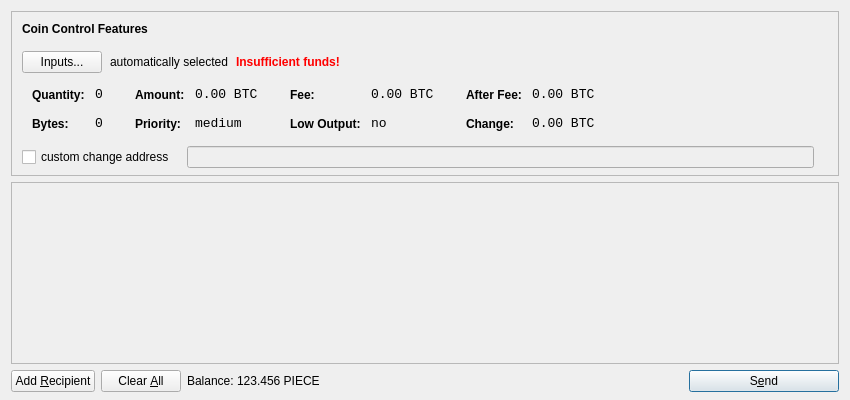
<?xml version="1.0" encoding="UTF-8"?>
<ui version="4.0">
 <class>SendCoinsDialog</class>
 <widget class="QDialog" name="SendCoinsDialog">
  <property name="geometry">
   <rect>
    <x>0</x>
    <y>0</y>
    <width>850</width>
    <height>400</height>
   </rect>
  </property>
  <property name="windowTitle">
   <string>Send Coins</string>
  </property>
  <layout class="QVBoxLayout" name="verticalLayout" stretch="0,1,0">
   <property name="bottomMargin">
    <number>8</number>
   </property>
   <item>
    <widget class="QFrame" name="frameCoinControl">
     <property name="sizePolicy">
      <sizepolicy hsizetype="Expanding" vsizetype="Expanding">
       <horstretch>0</horstretch>
       <verstretch>0</verstretch>
      </sizepolicy>
     </property>
     <property name="maximumSize">
      <size>
       <width>16777215</width>
       <height>16777215</height>
      </size>
     </property>
     <property name="frameShape">
      <enum>QFrame::StyledPanel</enum>
     </property>
     <property name="frameShadow">
      <enum>QFrame::Sunken</enum>
     </property>
     <layout class="QVBoxLayout" name="verticalLayoutCoinControl2">
      <property name="spacing">
       <number>-1</number>
      </property>
      <property name="leftMargin">
       <number>0</number>
      </property>
      <property name="topMargin">
       <number>0</number>
      </property>
      <property name="rightMargin">
       <number>0</number>
      </property>
      <property name="bottomMargin">
       <number>6</number>
      </property>
      <item>
       <layout class="QVBoxLayout" name="verticalLayoutCoinControl" stretch="0,0,0,0,1">
        <property name="spacing">
         <number>0</number>
        </property>
        <property name="leftMargin">
         <number>10</number>
        </property>
        <property name="topMargin">
         <number>10</number>
        </property>
        <item>
         <layout class="QHBoxLayout" name="horizontalLayoutCoinControl1">
          <property name="bottomMargin">
           <number>15</number>
          </property>
          <item>
           <widget class="QLabel" name="labelCoinControlFeatures">
            <property name="sizePolicy">
             <sizepolicy hsizetype="Preferred" vsizetype="Maximum">
              <horstretch>0</horstretch>
              <verstretch>0</verstretch>
             </sizepolicy>
            </property>
            <property name="font">
             <font>
              <weight>75</weight>
              <bold>true</bold>
             </font>
            </property>
            <property name="styleSheet">
             <string notr="true">font-weight:bold;</string>
            </property>
            <property name="text">
             <string>Coin Control Features</string>
            </property>
           </widget>
          </item>
         </layout>
        </item>
        <item>
         <layout class="QHBoxLayout" name="horizontalLayoutCoinControl2" stretch="0,0,0,0">
          <property name="spacing">
           <number>8</number>
          </property>
          <property name="bottomMargin">
           <number>10</number>
          </property>
          <item>
           <widget class="QPushButton" name="pushButtonCoinControl">
            <property name="styleSheet">
             <string notr="true"/>
            </property>
            <property name="text">
             <string>Inputs...</string>
            </property>
           </widget>
          </item>
          <item>
           <widget class="QLabel" name="labelCoinControlAutomaticallySelected">
            <property name="text">
             <string>automatically selected</string>
            </property>
            <property name="margin">
             <number>5</number>
            </property>
           </widget>
          </item>
          <item>
           <widget class="QLabel" name="labelCoinControlInsuffFunds">
            <property name="font">
             <font>
              <weight>75</weight>
              <bold>true</bold>
             </font>
            </property>
            <property name="styleSheet">
             <string notr="true">color:red;font-weight:bold;</string>
            </property>
            <property name="text">
             <string>Insufficient funds!</string>
            </property>
            <property name="margin">
             <number>5</number>
            </property>
           </widget>
          </item>
          <item>
           <spacer name="horizontalSpacerCoinControl">
            <property name="orientation">
             <enum>Qt::Horizontal</enum>
            </property>
            <property name="sizeHint" stdset="0">
             <size>
              <width>40</width>
              <height>1</height>
             </size>
            </property>
           </spacer>
          </item>
         </layout>
        </item>
        <item>
         <widget class="QWidget" name="widgetCoinControl" native="true">
          <property name="sizePolicy">
           <sizepolicy hsizetype="Preferred" vsizetype="Preferred">
            <horstretch>0</horstretch>
            <verstretch>0</verstretch>
           </sizepolicy>
          </property>
          <property name="minimumSize">
           <size>
            <width>0</width>
            <height>0</height>
           </size>
          </property>
          <property name="styleSheet">
           <string notr="true"/>
          </property>
          <layout class="QHBoxLayout" name="horizontalLayoutCoinControl5">
           <property name="margin">
            <number>0</number>
           </property>
           <item>
            <layout class="QHBoxLayout" name="horizontalLayoutCoinControl3" stretch="0,0,0,1">
             <property name="spacing">
              <number>20</number>
             </property>
             <property name="topMargin">
              <number>0</number>
             </property>
             <property name="bottomMargin">
              <number>10</number>
             </property>
             <item>
              <layout class="QFormLayout" name="formLayoutCoinControl1">
               <property name="horizontalSpacing">
                <number>10</number>
               </property>
               <property name="verticalSpacing">
                <number>14</number>
               </property>
               <property name="leftMargin">
                <number>10</number>
               </property>
               <property name="topMargin">
                <number>4</number>
               </property>
               <property name="rightMargin">
                <number>6</number>
               </property>
               <item row="0" column="0">
                <widget class="QLabel" name="labelCoinControlQuantityText">
                 <property name="styleSheet">
                  <string notr="true">font-weight:bold;</string>
                 </property>
                 <property name="text">
                  <string>Quantity:</string>
                 </property>
                 <property name="margin">
                  <number>0</number>
                 </property>
                </widget>
               </item>
               <item row="0" column="1">
                <widget class="QLabel" name="labelCoinControlQuantity">
                 <property name="font">
                  <font>
                   <family>Monospace</family>
                   <pointsize>10</pointsize>
                  </font>
                 </property>
                 <property name="cursor">
                  <cursorShape>IBeamCursor</cursorShape>
                 </property>
                 <property name="contextMenuPolicy">
                  <enum>Qt::ActionsContextMenu</enum>
                 </property>
                 <property name="text">
                  <string notr="true">0</string>
                 </property>
                 <property name="margin">
                  <number>0</number>
                 </property>
                 <property name="textInteractionFlags">
                  <set>Qt::LinksAccessibleByMouse|Qt::TextSelectableByKeyboard|Qt::TextSelectableByMouse</set>
                 </property>
                </widget>
               </item>
               <item row="1" column="0">
                <widget class="QLabel" name="labelCoinControlBytesText">
                 <property name="styleSheet">
                  <string notr="true">font-weight:bold;</string>
                 </property>
                 <property name="text">
                  <string>Bytes:</string>
                 </property>
                </widget>
               </item>
               <item row="1" column="1">
                <widget class="QLabel" name="labelCoinControlBytes">
                 <property name="font">
                  <font>
                   <family>Monospace</family>
                   <pointsize>10</pointsize>
                  </font>
                 </property>
                 <property name="cursor">
                  <cursorShape>IBeamCursor</cursorShape>
                 </property>
                 <property name="contextMenuPolicy">
                  <enum>Qt::ActionsContextMenu</enum>
                 </property>
                 <property name="text">
                  <string notr="true">0</string>
                 </property>
                 <property name="textInteractionFlags">
                  <set>Qt::LinksAccessibleByMouse|Qt::TextSelectableByKeyboard|Qt::TextSelectableByMouse</set>
                 </property>
                </widget>
               </item>
              </layout>
             </item>
             <item>
              <layout class="QFormLayout" name="formLayoutCoinControl2">
               <property name="horizontalSpacing">
                <number>10</number>
               </property>
               <property name="verticalSpacing">
                <number>14</number>
               </property>
               <property name="leftMargin">
                <number>6</number>
               </property>
               <property name="topMargin">
                <number>4</number>
               </property>
               <property name="rightMargin">
                <number>6</number>
               </property>
               <item row="0" column="0">
                <widget class="QLabel" name="labelCoinControlAmountText">
                 <property name="styleSheet">
                  <string notr="true">font-weight:bold;</string>
                 </property>
                 <property name="text">
                  <string>Amount:</string>
                 </property>
                 <property name="margin">
                  <number>0</number>
                 </property>
                </widget>
               </item>
               <item row="0" column="1">
                <widget class="QLabel" name="labelCoinControlAmount">
                 <property name="font">
                  <font>
                   <family>Monospace</family>
                   <pointsize>10</pointsize>
                  </font>
                 </property>
                 <property name="cursor">
                  <cursorShape>IBeamCursor</cursorShape>
                 </property>
                 <property name="contextMenuPolicy">
                  <enum>Qt::ActionsContextMenu</enum>
                 </property>
                 <property name="text">
                  <string notr="true">0.00 BTC</string>
                 </property>
                 <property name="textInteractionFlags">
                  <set>Qt::LinksAccessibleByMouse|Qt::TextSelectableByKeyboard|Qt::TextSelectableByMouse</set>
                 </property>
                </widget>
               </item>
               <item row="1" column="0">
                <widget class="QLabel" name="labelCoinControlPriorityText">
                 <property name="styleSheet">
                  <string notr="true">font-weight:bold;</string>
                 </property>
                 <property name="text">
                  <string>Priority:</string>
                 </property>
                </widget>
               </item>
               <item row="1" column="1">
                <widget class="QLabel" name="labelCoinControlPriority">
                 <property name="font">
                  <font>
                   <family>Monospace</family>
                   <pointsize>10</pointsize>
                  </font>
                 </property>
                 <property name="cursor">
                  <cursorShape>IBeamCursor</cursorShape>
                 </property>
                 <property name="contextMenuPolicy">
                  <enum>Qt::ActionsContextMenu</enum>
                 </property>
                 <property name="text">
                  <string>medium</string>
                 </property>
                 <property name="textInteractionFlags">
                  <set>Qt::LinksAccessibleByMouse|Qt::TextSelectableByKeyboard|Qt::TextSelectableByMouse</set>
                 </property>
                </widget>
               </item>
              </layout>
             </item>
             <item>
              <layout class="QFormLayout" name="formLayoutCoinControl3">
               <property name="horizontalSpacing">
                <number>10</number>
               </property>
               <property name="verticalSpacing">
                <number>14</number>
               </property>
               <property name="leftMargin">
                <number>6</number>
               </property>
               <property name="topMargin">
                <number>4</number>
               </property>
               <property name="rightMargin">
                <number>6</number>
               </property>
               <item row="0" column="0">
                <widget class="QLabel" name="labelCoinControlFeeText">
                 <property name="styleSheet">
                  <string notr="true">font-weight:bold;</string>
                 </property>
                 <property name="text">
                  <string>Fee:</string>
                 </property>
                 <property name="margin">
                  <number>0</number>
                 </property>
                </widget>
               </item>
               <item row="0" column="1">
                <widget class="QLabel" name="labelCoinControlFee">
                 <property name="font">
                  <font>
                   <family>Monospace</family>
                   <pointsize>10</pointsize>
                  </font>
                 </property>
                 <property name="cursor">
                  <cursorShape>IBeamCursor</cursorShape>
                 </property>
                 <property name="contextMenuPolicy">
                  <enum>Qt::ActionsContextMenu</enum>
                 </property>
                 <property name="text">
                  <string notr="true">0.00 BTC</string>
                 </property>
                 <property name="textInteractionFlags">
                  <set>Qt::LinksAccessibleByMouse|Qt::TextSelectableByKeyboard|Qt::TextSelectableByMouse</set>
                 </property>
                </widget>
               </item>
               <item row="1" column="0">
                <widget class="QLabel" name="labelCoinControlLowOutputText">
                 <property name="styleSheet">
                  <string notr="true">font-weight:bold;</string>
                 </property>
                 <property name="text">
                  <string>Low Output:</string>
                 </property>
                </widget>
               </item>
               <item row="1" column="1">
                <widget class="QLabel" name="labelCoinControlLowOutput">
                 <property name="font">
                  <font>
                   <family>Monospace</family>
                   <pointsize>10</pointsize>
                  </font>
                 </property>
                 <property name="cursor">
                  <cursorShape>IBeamCursor</cursorShape>
                 </property>
                 <property name="contextMenuPolicy">
                  <enum>Qt::ActionsContextMenu</enum>
                 </property>
                 <property name="text">
                  <string>no</string>
                 </property>
                 <property name="textInteractionFlags">
                  <set>Qt::LinksAccessibleByMouse|Qt::TextSelectableByKeyboard|Qt::TextSelectableByMouse</set>
                 </property>
                </widget>
               </item>
              </layout>
             </item>
             <item>
              <layout class="QFormLayout" name="formLayoutCoinControl4">
               <property name="horizontalSpacing">
                <number>10</number>
               </property>
               <property name="verticalSpacing">
                <number>14</number>
               </property>
               <property name="leftMargin">
                <number>6</number>
               </property>
               <property name="topMargin">
                <number>4</number>
               </property>
               <property name="rightMargin">
                <number>6</number>
               </property>
               <item row="0" column="0">
                <widget class="QLabel" name="labelCoinControlAfterFeeText">
                 <property name="styleSheet">
                  <string notr="true">font-weight:bold;</string>
                 </property>
                 <property name="text">
                  <string>After Fee:</string>
                 </property>
                 <property name="margin">
                  <number>0</number>
                 </property>
                </widget>
               </item>
               <item row="0" column="1">
                <widget class="QLabel" name="labelCoinControlAfterFee">
                 <property name="font">
                  <font>
                   <family>Monospace</family>
                   <pointsize>10</pointsize>
                  </font>
                 </property>
                 <property name="cursor">
                  <cursorShape>IBeamCursor</cursorShape>
                 </property>
                 <property name="contextMenuPolicy">
                  <enum>Qt::ActionsContextMenu</enum>
                 </property>
                 <property name="text">
                  <string notr="true">0.00 BTC</string>
                 </property>
                 <property name="textInteractionFlags">
                  <set>Qt::LinksAccessibleByMouse|Qt::TextSelectableByKeyboard|Qt::TextSelectableByMouse</set>
                 </property>
                </widget>
               </item>
               <item row="1" column="0">
                <widget class="QLabel" name="labelCoinControlChangeText">
                 <property name="styleSheet">
                  <string notr="true">font-weight:bold;</string>
                 </property>
                 <property name="text">
                  <string>Change:</string>
                 </property>
                </widget>
               </item>
               <item row="1" column="1">
                <widget class="QLabel" name="labelCoinControlChange">
                 <property name="font">
                  <font>
                   <family>Monospace</family>
                   <pointsize>10</pointsize>
                  </font>
                 </property>
                 <property name="cursor">
                  <cursorShape>IBeamCursor</cursorShape>
                 </property>
                 <property name="contextMenuPolicy">
                  <enum>Qt::ActionsContextMenu</enum>
                 </property>
                 <property name="text">
                  <string notr="true">0.00 BTC</string>
                 </property>
                 <property name="textInteractionFlags">
                  <set>Qt::LinksAccessibleByMouse|Qt::TextSelectableByKeyboard|Qt::TextSelectableByMouse</set>
                 </property>
                </widget>
               </item>
              </layout>
             </item>
            </layout>
           </item>
          </layout>
         </widget>
        </item>
        <item>
         <layout class="QHBoxLayout" name="horizontalLayoutCoinControl4" stretch="0,0,0">
          <property name="spacing">
           <number>12</number>
          </property>
          <property name="sizeConstraint">
           <enum>QLayout::SetDefaultConstraint</enum>
          </property>
          <property name="topMargin">
           <number>5</number>
          </property>
          <property name="rightMargin">
           <number>5</number>
          </property>
          <item>
           <widget class="QCheckBox" name="checkBoxCoinControlChange">
            <property name="text">
             <string>custom change address</string>
            </property>
           </widget>
          </item>
          <item>
           <widget class="QLineEdit" name="lineEditCoinControlChange">
            <property name="enabled">
             <bool>false</bool>
            </property>
            <property name="sizePolicy">
             <sizepolicy hsizetype="Expanding" vsizetype="Fixed">
              <horstretch>0</horstretch>
              <verstretch>0</verstretch>
             </sizepolicy>
            </property>
           </widget>
          </item>
          <item>
           <widget class="QLabel" name="labelCoinControlChangeLabel">
            <property name="sizePolicy">
             <sizepolicy hsizetype="Preferred" vsizetype="Expanding">
              <horstretch>0</horstretch>
              <verstretch>0</verstretch>
             </sizepolicy>
            </property>
            <property name="minimumSize">
             <size>
              <width>0</width>
              <height>0</height>
             </size>
            </property>
            <property name="text">
             <string/>
            </property>
            <property name="margin">
             <number>3</number>
            </property>
           </widget>
          </item>
         </layout>
        </item>
        <item>
         <spacer name="verticalSpacerCoinControl">
          <property name="orientation">
           <enum>Qt::Vertical</enum>
          </property>
          <property name="sizeHint" stdset="0">
           <size>
            <width>800</width>
            <height>1</height>
           </size>
          </property>
         </spacer>
        </item>
       </layout>
      </item>
     </layout>
    </widget>
   </item>
   <item>
    <widget class="QScrollArea" name="scrollArea">
     <property name="widgetResizable">
      <bool>true</bool>
     </property>
     <widget class="QWidget" name="scrollAreaWidgetContents">
      <property name="geometry">
       <rect>
        <x>0</x>
        <y>0</y>
        <width>830</width>
        <height>165</height>
       </rect>
      </property>
      <layout class="QVBoxLayout" name="verticalLayout_2">
       <property name="margin">
        <number>0</number>
       </property>
       <item>
        <layout class="QVBoxLayout" name="entries">
         <property name="spacing">
          <number>6</number>
         </property>
        </layout>
       </item>
       <item>
        <spacer name="verticalSpacer">
         <property name="orientation">
          <enum>Qt::Vertical</enum>
         </property>
         <property name="sizeHint" stdset="0">
          <size>
           <width>20</width>
           <height>40</height>
          </size>
         </property>
        </spacer>
       </item>
      </layout>
     </widget>
    </widget>
   </item>
   <item>
    <layout class="QHBoxLayout" name="horizontalLayout">
     <item>
      <widget class="QPushButton" name="addButton">
       <property name="toolTip">
        <string>Send to multiple recipients at once</string>
       </property>
       <property name="text">
        <string>Add &amp;Recipient</string>
       </property>
       <property name="icon">
        <iconset resource="../bitcoin.qrc">
         <normaloff>:/icons/add</normaloff>:/icons/add</iconset>
       </property>
       <property name="autoDefault">
        <bool>false</bool>
       </property>
      </widget>
     </item>
     <item>
      <widget class="QPushButton" name="clearButton">
       <property name="sizePolicy">
        <sizepolicy hsizetype="Minimum" vsizetype="Fixed">
         <horstretch>0</horstretch>
         <verstretch>0</verstretch>
        </sizepolicy>
       </property>
       <property name="toolTip">
        <string>Remove all transaction fields</string>
       </property>
       <property name="text">
        <string>Clear &amp;All</string>
       </property>
       <property name="icon">
        <iconset resource="../bitcoin.qrc">
         <normaloff>:/icons/remove</normaloff>:/icons/remove</iconset>
       </property>
       <property name="autoRepeatDelay">
        <number>300</number>
       </property>
       <property name="autoDefault">
        <bool>false</bool>
       </property>
      </widget>
     </item>
     <item>
      <layout class="QHBoxLayout" name="horizontalLayout_2">
       <property name="spacing">
        <number>3</number>
       </property>
       <item>
        <widget class="QLabel" name="label">
         <property name="text">
          <string>Balance:</string>
         </property>
        </widget>
       </item>
       <item>
        <widget class="QLabel" name="labelBalance">
         <property name="cursor">
          <cursorShape>IBeamCursor</cursorShape>
         </property>
         <property name="text">
          <string>123.456 PIECE</string>
         </property>
         <property name="textInteractionFlags">
          <set>Qt::LinksAccessibleByMouse|Qt::TextSelectableByKeyboard|Qt::TextSelectableByMouse</set>
         </property>
        </widget>
       </item>
      </layout>
     </item>
     <item>
      <spacer name="horizontalSpacer">
       <property name="orientation">
        <enum>Qt::Horizontal</enum>
       </property>
       <property name="sizeHint" stdset="0">
        <size>
         <width>40</width>
         <height>20</height>
        </size>
       </property>
      </spacer>
     </item>
     <item>
      <widget class="QPushButton" name="sendButton">
       <property name="minimumSize">
        <size>
         <width>150</width>
         <height>0</height>
        </size>
       </property>
       <property name="toolTip">
        <string>Confirm the send action</string>
       </property>
       <property name="text">
        <string>S&amp;end</string>
       </property>
       <property name="icon">
        <iconset resource="../bitcoin.qrc">
         <normaloff>:/icons/send</normaloff>:/icons/send</iconset>
       </property>
       <property name="default">
        <bool>true</bool>
       </property>
      </widget>
     </item>
    </layout>
   </item>
  </layout>
 </widget>
 <resources>
  <include location="../bitcoin.qrc"/>
 </resources>
 <connections/>
</ui>
